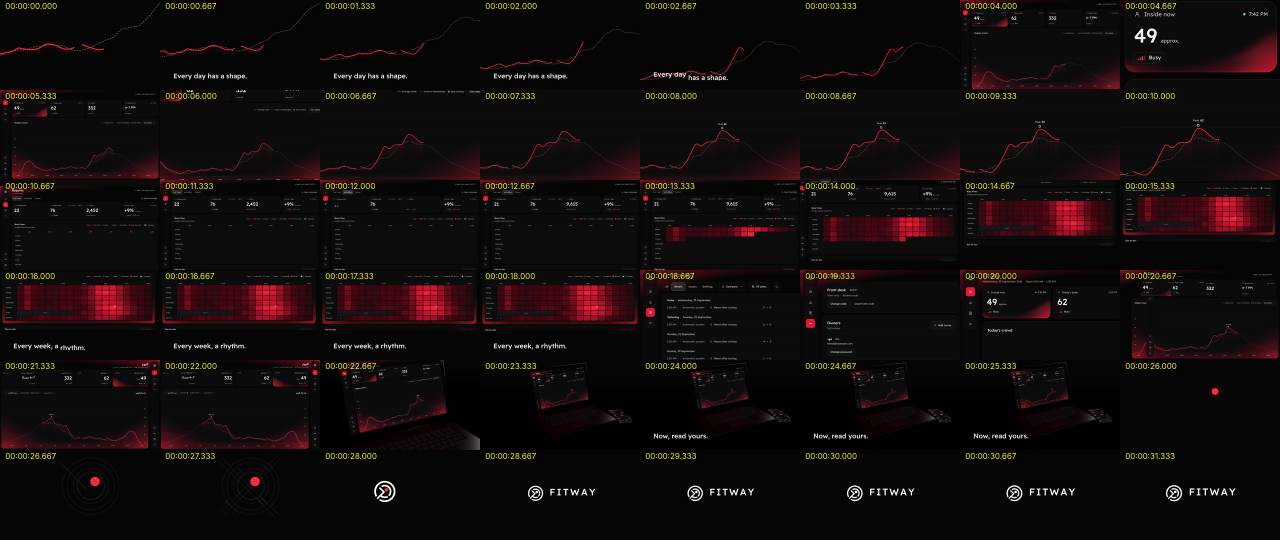
#> input picture design-research/eclipse-launch-film/film/trial-1-contact-sheet.png, 2560 x 1080 px (shown at 1/2 size); its folder holds only this picture in this run
$ python average.py .. ../trial-1-contact-sheet.png
#> lines starting #> are read from the running program, lines starting #| are printed output that depends on the picture
#!/usr/bin/env python3
"""Average a frame's motion-blur sub-samples in linear light (float), quantise once. average.py <dir of s*.png> <out.png>"""
import os, sys
import numpy as np
from PIL import Image

src, out = sys.argv[1], sys.argv[2]
files = sorted(f for f in os.listdir(src) if f.endswith('.png'))
def lin(a):
    a = a / 255.0
    return np.where(a <= 0.04045, a / 12.92, ((a + 0.055) / 1.055) ** 2.4)
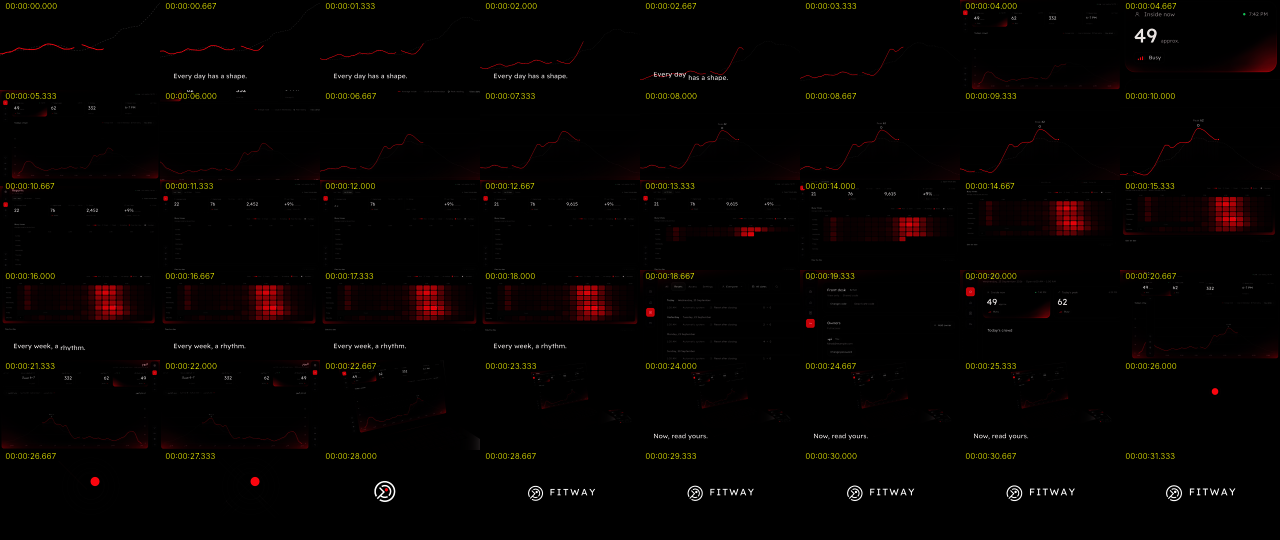
#> returned value: shape (1080, 2560, 3) float64 (shown at 1/2 size); mean of channels 0, 1, 2 0.0213, 0.0109, 0.00708; drawn as R, G, B
def srgb(l):
    l = np.clip(l, 0, 1)
    return np.where(l <= 0.0031308, l * 12.92, 1.055 * l ** (1 / 2.4) - 0.055) * 255.0
acc = None
for f in files:
    a = lin(np.asarray(Image.open(os.path.join(src, f)).convert('RGB'), dtype=np.float64))
    acc = a if acc is None else acc + a
img = srgb(acc / len(files))
# ordered dither of +-0.5 code value before rounding, so soft blur ramps do not band
h, w, _ = img.shape
#> h = 1080; w = 2560
bayer = (np.array([[0, 8, 2, 10], [12, 4, 14, 6], [3, 11, 1, 9], [15, 7, 13, 5]]) + 0.5) / 16 - 0.5
img = img + np.tile(bayer, (h // 4 + 1, w // 4 + 1))[:h, :w, None]
Image.fromarray(np.clip(np.round(img), 0, 255).astype(np.uint8)).save(out)
